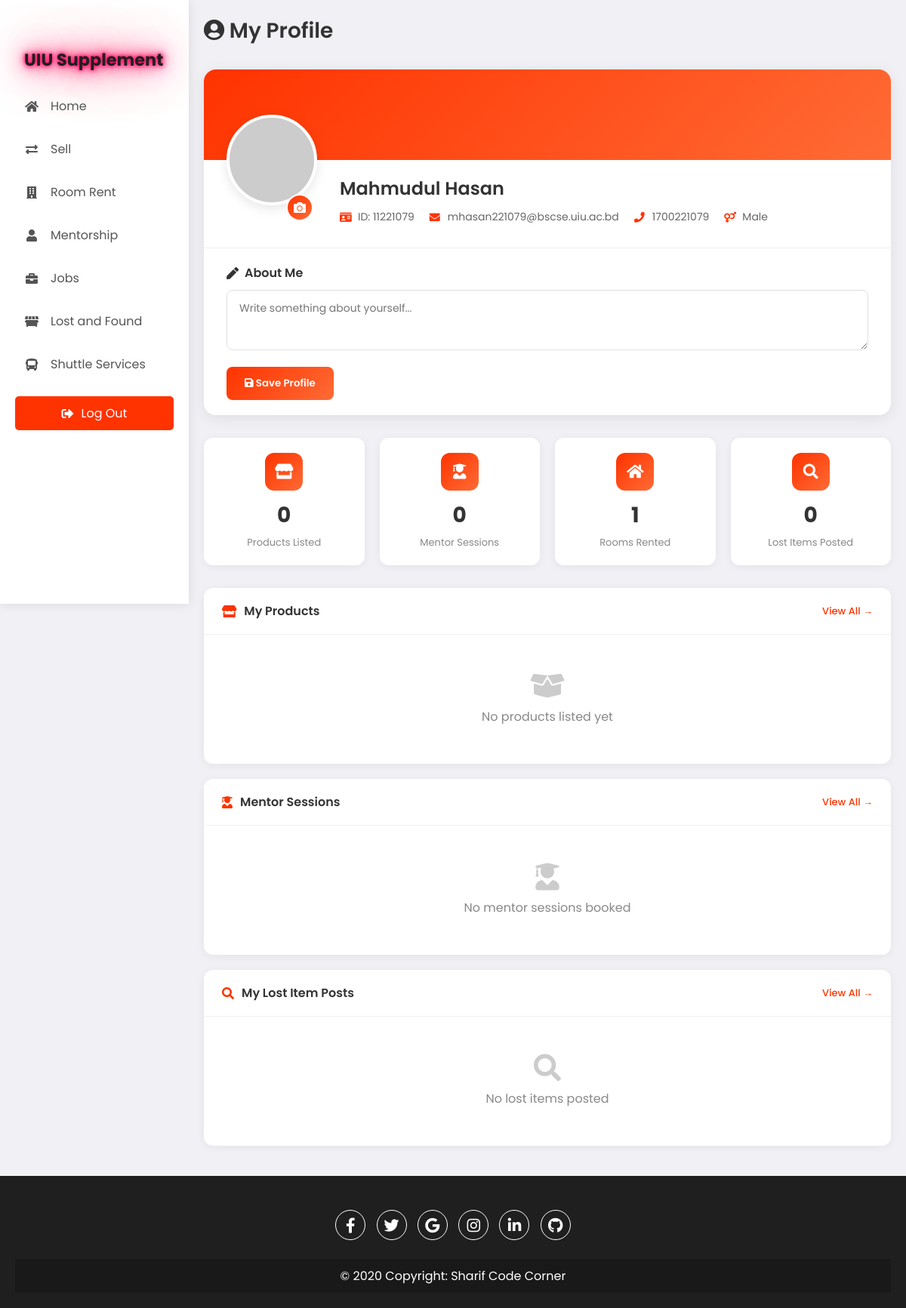
/useraccount.php (signed in), run on an earlier commit of the app's database.
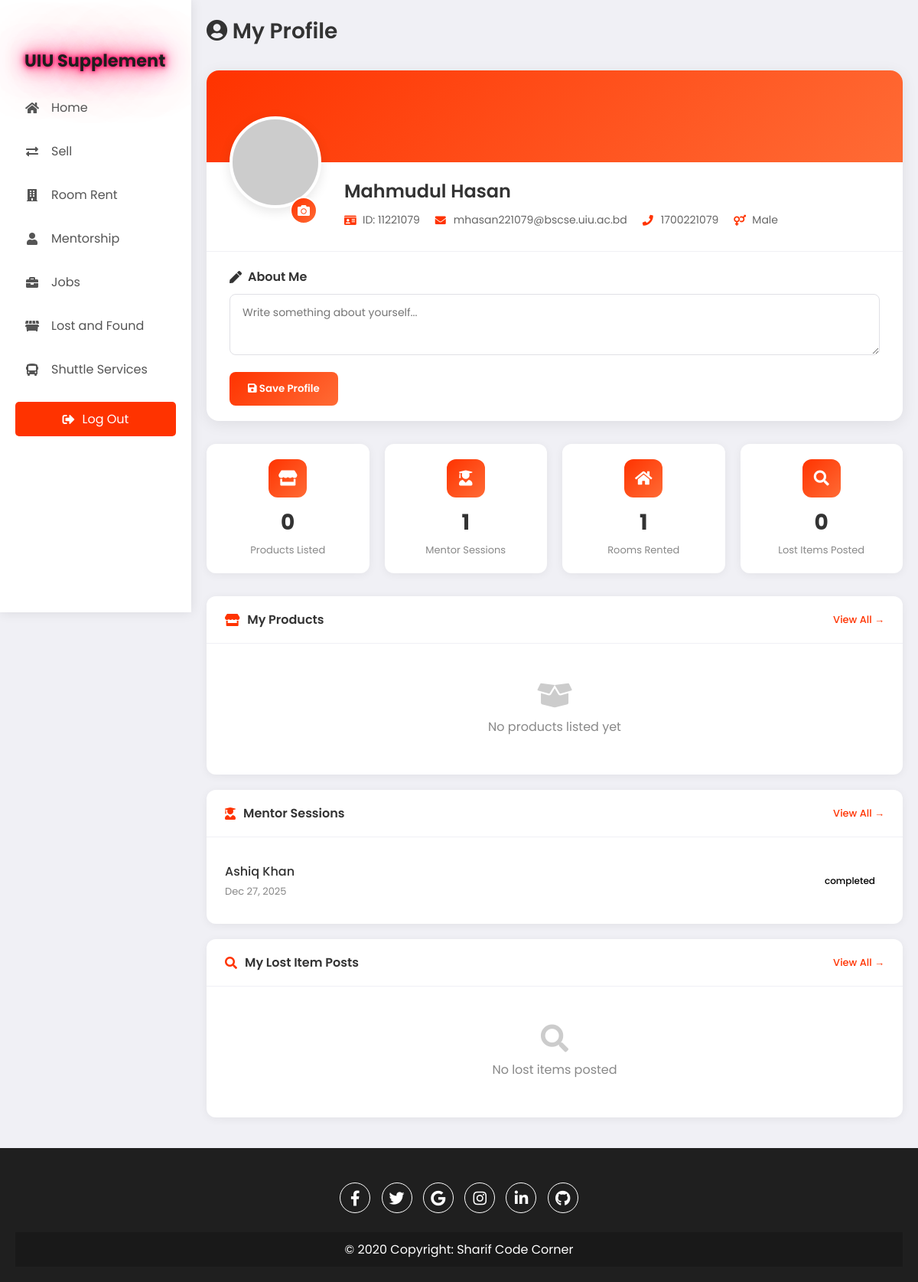
And on a later commit of the database.
### tables this page shows
CREATE TABLE `request_mentorship_session` (
  `session_id` int(11) NOT NULL,
  `user_id` int(11) NOT NULL,
  `mentor_id` int(11) NOT NULL,
  `session_time` varchar(255) NOT NULL,
  `session_price` varchar(255) NOT NULL,
  `communication_method` varchar(255) NOT NULL,
  `session_date` date NOT NULL,
  `problem_description` text DEFAULT NULL,
  `status` varchar(50) DEFAULT 'pending',
  `mentor_message` text DEFAULT NULL COMMENT 'Message from mentor to student',
  `meeting_link` varchar(500) DEFAULT NULL COMMENT 'Zoom/Meet link for session',
  `responded_at` timestamp NULL DEFAULT NULL COMMENT 'When mentor responded',
  `created_at` timestamp NOT NULL DEFAULT current_timestamp()
);

CREATE TABLE `uiumentorlist` (
  `id` int(11) NOT NULL,
  `photo` varchar(255) DEFAULT NULL,
  `name` varchar(100) NOT NULL,
  `bio` text NOT NULL,
  `language` enum('Bangla','English') NOT NULL,
  `response_time` enum('6 hours','12 hours','24 hours','48 hours','72 hours') NOT NULL,
  `industry` enum('Tech','Finance','Healthcare','Marketing','Other') NOT NULL,
  `hourly_rate` varchar(50) NOT NULL,
  `company` varchar(100) DEFAULT NULL,
  `country` enum('Bangladesh','USA','UK','India','Canada') NOT NULL,
  `skills` text DEFAULT NULL,
  `email` varchar(100) NOT NULL,
  `whatsapp` varchar(20) DEFAULT NULL,
  `linkedin` varchar(255) DEFAULT NULL,
  `facebook` varchar(255) DEFAULT NULL,
  `linked_user_id` int(11) DEFAULT NULL COMMENT 'Linked user account for profile switching'
);

### useraccount.php (the view, shortened to what the changed rows need)
<?php
$servername = "localhost";
$username = "root";
$password = "";
$dbname = "uiusupplements";
$conn = new mysqli($servername, $username, $password, $dbname);
$userId = $_SESSION['user_id'];
$stmt = $conn->prepare("SELECT username, email, gender, mobilenumber FROM users WHERE id = ?");
$stmt->bind_param("i", $userId);
$stmt->execute();
$result = $stmt->get_result();
if ($result->num_rows > 0) {
    $user = $result->fetch_assoc();
} else {
    echo "User not found.";
    exit();
}
$stmt = $conn->prepare("SELECT r.session_id, r.session_date, r.status, m.name AS mentor_name
                        FROM request_mentorship_session r
                        JOIN uiumentorlist m ON r.mentor_id = m.id
                        WHERE r.user_id = ?
                        ORDER BY r.session_date DESC LIMIT 5");
$stmt->bind_param("i", $userId);
$stmt->execute();
$mentorSessions = $stmt->get_result()->fetch_all(MYSQLI_ASSOC);
?>
<!DOCTYPE html>
<html lang="en">
<head>
    <link rel="stylesheet" href="https://cdnjs.cloudflare.com/ajax/libs/font-awesome/5.15.4/css/all.min.css">
    <link rel="stylesheet" href="assets/css/index.css">
</head>
<body>
    <div class="container">
        <nav>
            <ul>
                <li><a href="uiusupplementhomepage.php" class="logo">
                    <h1 class="styled-title">UIU Supplement</h1>
                </a></li>
            </ul>
        </nav>
        <section class="main">
            <div class="profile-page">
                <div class="page-header">
                    <h1 class="page-title"><i class="fas fa-user-circle"></i> My Profile</h1>
                </div>
                <form action="useraccount.php" method="POST" enctype="multipart/form-data">
                    <div class="profile-card">
                        <div class="profile-main">
                            <div class="profile-info">
                                <h2 class="profile-name"><?php echo htmlspecialchars($user['username']); ?></h2>
                            </div>
                        </div>
                    </div>
                </form>
                <div class="stats-grid">
                    <div class="stat-card">
                        <div class="stat-icon"><i class="fas fa-user-graduate"></i></div>
                        <div class="stat-value"><?php echo count($mentorSessions); ?></div>
                        <div class="stat-label">Mentor Sessions</div>
                    </div>
                </div>
                <div class="section-card">
                    <div class="section-body">
                        <?php if (!empty($mentorSessions)): ?>
                            <?php foreach ($mentorSessions as $session): ?>
                                <div class="list-item">
                                    <div class="list-item-info">
                                        <div class="list-item-title"><?php echo htmlspecialchars($session['mentor_name']); ?></div>
                                        <div class="list-item-subtitle"><?php echo date('M d, Y', strtotime($session['session_date'])); ?></div>
                                    </div>
                                    <span class="status-badge status-<?php echo strtolower($session['status']); ?>">
                                        <?php echo htmlspecialchars($session['status']); ?>
                                    </span>
                                </div>
                            <?php endforeach; ?>
                        <?php else: ?>
                            <div class="empty-state">
                                <i class="fas fa-user-graduate"></i>
                                <p>No mentor sessions booked</p>
                            </div>
                        <?php endif; ?>
                    </div>
                </div>
            </div>
        </section>
    </div>
</body>
</html>

What changed in the data, as far as the page shows it:
added request_mentorship_session: mentor.name "Ashiq Khan", session_date "Dec 27, 2025", status "completed"
Also different on the page:
count($mentorSessions): "0" → "1"
text no longer shown: "No mentor sessions booked"
